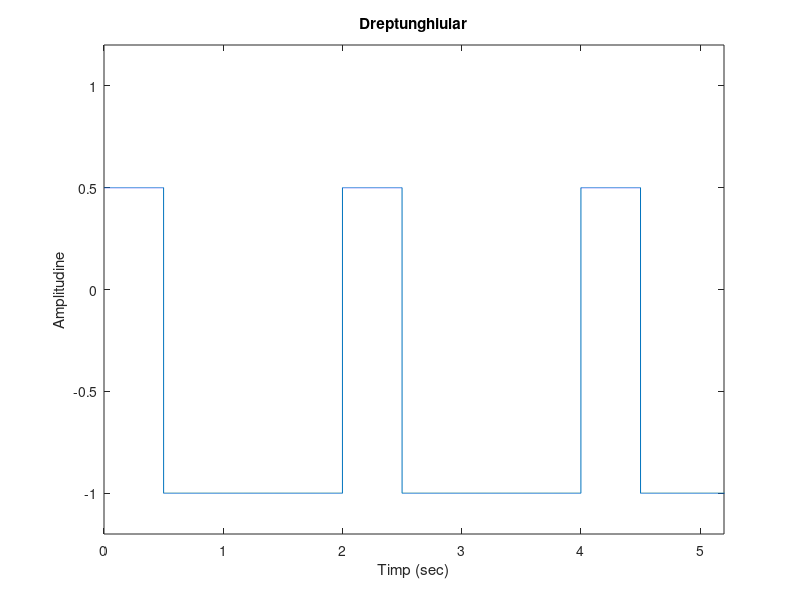

The MATLAB script that drew this image:
function tema_exercitiu1()

fs = 5000;
t = 0:1/fs:100;

x2 = square(pi*t,25);

for i = 1:1:length(x2)
   if x2(i) > 0
       x2(i) = x2(i)/2;
   end
end

plot(t,x2)
axis([0 5.2 -1.2 1.2])
xlabel('Timp (sec)')
ylabel('Amplitudine')
title('Dreptunghiular')

end